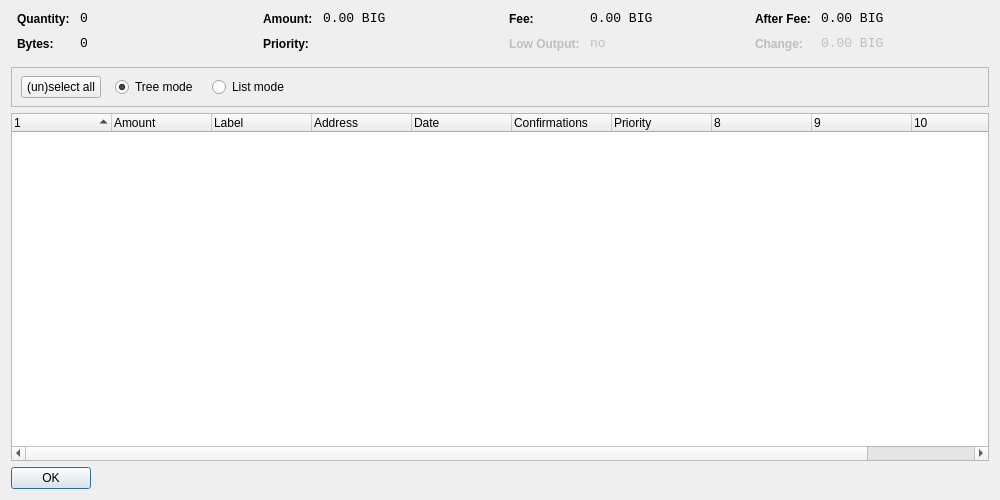
<?xml version="1.0" encoding="UTF-8"?>
<ui version="4.0">
 <class>CoinControlDialog</class>
 <widget class="QDialog" name="CoinControlDialog">
  <property name="geometry">
   <rect>
    <x>0</x>
    <y>0</y>
    <width>1000</width>
    <height>500</height>
   </rect>
  </property>
  <property name="windowTitle">
   <string>Coin Control</string>
  </property>
  <property name="styleSheet">
   <string notr="true">background-image: url(:/images/bg);</string>
  </property>
  <layout class="QVBoxLayout" name="verticalLayout">
   <item>
    <layout class="QHBoxLayout" name="horizontalLayoutTop" stretch="0,0,0,0">
     <property name="topMargin">
      <number>0</number>
     </property>
     <property name="bottomMargin">
      <number>10</number>
     </property>
     <item>
      <layout class="QFormLayout" name="formLayoutCoinControl1">
       <property name="horizontalSpacing">
        <number>10</number>
       </property>
       <property name="verticalSpacing">
        <number>10</number>
       </property>
       <property name="leftMargin">
        <number>6</number>
       </property>
       <property name="rightMargin">
        <number>6</number>
       </property>
       <item row="0" column="0">
        <widget class="QLabel" name="labelCoinControlQuantityText">
         <property name="styleSheet">
          <string notr="true">font-weight:bold;</string>
         </property>
         <property name="text">
          <string>Quantity:</string>
         </property>
        </widget>
       </item>
       <item row="0" column="1">
        <widget class="QLabel" name="labelCoinControlQuantity">
         <property name="font">
          <font>
           <family>Monospace</family>
           <pointsize>10</pointsize>
          </font>
         </property>
         <property name="cursor">
          <cursorShape>IBeamCursor</cursorShape>
         </property>
         <property name="contextMenuPolicy">
          <enum>Qt::ActionsContextMenu</enum>
         </property>
         <property name="text">
          <string notr="true">0</string>
         </property>
         <property name="textInteractionFlags">
          <set>Qt::LinksAccessibleByMouse|Qt::TextSelectableByKeyboard|Qt::TextSelectableByMouse</set>
         </property>
        </widget>
       </item>
       <item row="1" column="0">
        <widget class="QLabel" name="labelCoinControlBytesText">
         <property name="styleSheet">
          <string notr="true">font-weight:bold;</string>
         </property>
         <property name="text">
          <string>Bytes:</string>
         </property>
        </widget>
       </item>
       <item row="1" column="1">
        <widget class="QLabel" name="labelCoinControlBytes">
         <property name="font">
          <font>
           <family>Monospace</family>
           <pointsize>10</pointsize>
          </font>
         </property>
         <property name="cursor">
          <cursorShape>IBeamCursor</cursorShape>
         </property>
         <property name="contextMenuPolicy">
          <enum>Qt::ActionsContextMenu</enum>
         </property>
         <property name="text">
          <string notr="true">0</string>
         </property>
         <property name="textInteractionFlags">
          <set>Qt::LinksAccessibleByMouse|Qt::TextSelectableByKeyboard|Qt::TextSelectableByMouse</set>
         </property>
        </widget>
       </item>
      </layout>
     </item>
     <item>
      <layout class="QFormLayout" name="formLayoutCoinControl2">
       <property name="horizontalSpacing">
        <number>10</number>
       </property>
       <property name="verticalSpacing">
        <number>10</number>
       </property>
       <property name="leftMargin">
        <number>6</number>
       </property>
       <property name="rightMargin">
        <number>6</number>
       </property>
       <item row="0" column="0">
        <widget class="QLabel" name="labelCoinControlAmountText">
         <property name="styleSheet">
          <string notr="true">font-weight:bold;</string>
         </property>
         <property name="text">
          <string>Amount:</string>
         </property>
        </widget>
       </item>
       <item row="0" column="1">
        <widget class="QLabel" name="labelCoinControlAmount">
         <property name="font">
          <font>
           <family>Monospace</family>
           <pointsize>10</pointsize>
          </font>
         </property>
         <property name="cursor">
          <cursorShape>IBeamCursor</cursorShape>
         </property>
         <property name="contextMenuPolicy">
          <enum>Qt::ActionsContextMenu</enum>
         </property>
         <property name="text">
          <string notr="true">0.00 BIG</string>
         </property>
         <property name="textInteractionFlags">
          <set>Qt::LinksAccessibleByMouse|Qt::TextSelectableByKeyboard|Qt::TextSelectableByMouse</set>
         </property>
        </widget>
       </item>
       <item row="1" column="0">
        <widget class="QLabel" name="labelCoinControlPriorityText">
         <property name="styleSheet">
          <string notr="true">font-weight:bold;</string>
         </property>
         <property name="text">
          <string>Priority:</string>
         </property>
        </widget>
       </item>
       <item row="1" column="1">
        <widget class="QLabel" name="labelCoinControlPriority">
         <property name="font">
          <font>
           <family>Monospace</family>
           <pointsize>10</pointsize>
          </font>
         </property>
         <property name="cursor">
          <cursorShape>IBeamCursor</cursorShape>
         </property>
         <property name="contextMenuPolicy">
          <enum>Qt::ActionsContextMenu</enum>
         </property>
         <property name="text">
          <string/>
         </property>
         <property name="textInteractionFlags">
          <set>Qt::LinksAccessibleByMouse|Qt::TextSelectableByKeyboard|Qt::TextSelectableByMouse</set>
         </property>
        </widget>
       </item>
      </layout>
     </item>
     <item>
      <layout class="QFormLayout" name="formLayoutCoinControl3">
       <property name="horizontalSpacing">
        <number>10</number>
       </property>
       <property name="verticalSpacing">
        <number>10</number>
       </property>
       <property name="leftMargin">
        <number>6</number>
       </property>
       <property name="rightMargin">
        <number>6</number>
       </property>
       <item row="0" column="0">
        <widget class="QLabel" name="labelCoinControlFeeText">
         <property name="styleSheet">
          <string notr="true">font-weight:bold;</string>
         </property>
         <property name="text">
          <string>Fee:</string>
         </property>
        </widget>
       </item>
       <item row="0" column="1">
        <widget class="QLabel" name="labelCoinControlFee">
         <property name="font">
          <font>
           <family>Monospace</family>
           <pointsize>10</pointsize>
          </font>
         </property>
         <property name="cursor">
          <cursorShape>IBeamCursor</cursorShape>
         </property>
         <property name="contextMenuPolicy">
          <enum>Qt::ActionsContextMenu</enum>
         </property>
         <property name="text">
          <string notr="true">0.00 BIG</string>
         </property>
         <property name="textInteractionFlags">
          <set>Qt::LinksAccessibleByMouse|Qt::TextSelectableByKeyboard|Qt::TextSelectableByMouse</set>
         </property>
        </widget>
       </item>
       <item row="1" column="0">
        <widget class="QLabel" name="labelCoinControlLowOutputText">
         <property name="enabled">
          <bool>false</bool>
         </property>
         <property name="styleSheet">
          <string notr="true">font-weight:bold;</string>
         </property>
         <property name="text">
          <string>Low Output:</string>
         </property>
        </widget>
       </item>
       <item row="1" column="1">
        <widget class="QLabel" name="labelCoinControlLowOutput">
         <property name="enabled">
          <bool>false</bool>
         </property>
         <property name="font">
          <font>
           <family>Monospace</family>
           <pointsize>10</pointsize>
          </font>
         </property>
         <property name="cursor">
          <cursorShape>IBeamCursor</cursorShape>
         </property>
         <property name="contextMenuPolicy">
          <enum>Qt::ActionsContextMenu</enum>
         </property>
         <property name="text">
          <string notr="true">no</string>
         </property>
         <property name="textInteractionFlags">
          <set>Qt::LinksAccessibleByMouse|Qt::TextSelectableByKeyboard|Qt::TextSelectableByMouse</set>
         </property>
        </widget>
       </item>
      </layout>
     </item>
     <item>
      <layout class="QFormLayout" name="formLayoutCoinControl4">
       <property name="horizontalSpacing">
        <number>10</number>
       </property>
       <property name="verticalSpacing">
        <number>10</number>
       </property>
       <property name="leftMargin">
        <number>6</number>
       </property>
       <property name="rightMargin">
        <number>6</number>
       </property>
       <item row="0" column="0">
        <widget class="QLabel" name="labelCoinControlAfterFeeText">
         <property name="styleSheet">
          <string notr="true">font-weight:bold;</string>
         </property>
         <property name="text">
          <string>After Fee:</string>
         </property>
        </widget>
       </item>
       <item row="0" column="1">
        <widget class="QLabel" name="labelCoinControlAfterFee">
         <property name="font">
          <font>
           <family>Monospace</family>
           <pointsize>10</pointsize>
          </font>
         </property>
         <property name="cursor">
          <cursorShape>IBeamCursor</cursorShape>
         </property>
         <property name="contextMenuPolicy">
          <enum>Qt::ActionsContextMenu</enum>
         </property>
         <property name="text">
          <string notr="true">0.00 BIG</string>
         </property>
         <property name="textInteractionFlags">
          <set>Qt::LinksAccessibleByMouse|Qt::TextSelectableByKeyboard|Qt::TextSelectableByMouse</set>
         </property>
        </widget>
       </item>
       <item row="1" column="0">
        <widget class="QLabel" name="labelCoinControlChangeText">
         <property name="enabled">
          <bool>false</bool>
         </property>
         <property name="styleSheet">
          <string notr="true">font-weight:bold;</string>
         </property>
         <property name="text">
          <string>Change:</string>
         </property>
        </widget>
       </item>
       <item row="1" column="1">
        <widget class="QLabel" name="labelCoinControlChange">
         <property name="enabled">
          <bool>false</bool>
         </property>
         <property name="font">
          <font>
           <family>Monospace</family>
           <pointsize>10</pointsize>
          </font>
         </property>
         <property name="cursor">
          <cursorShape>IBeamCursor</cursorShape>
         </property>
         <property name="contextMenuPolicy">
          <enum>Qt::ActionsContextMenu</enum>
         </property>
         <property name="text">
          <string notr="true">0.00 BIG</string>
         </property>
         <property name="textInteractionFlags">
          <set>Qt::LinksAccessibleByMouse|Qt::TextSelectableByKeyboard|Qt::TextSelectableByMouse</set>
         </property>
        </widget>
       </item>
      </layout>
     </item>
    </layout>
   </item>
   <item>
    <widget class="QFrame" name="frame">
     <property name="minimumSize">
      <size>
       <width>0</width>
       <height>40</height>
      </size>
     </property>
     <property name="frameShape">
      <enum>QFrame::StyledPanel</enum>
     </property>
     <property name="frameShadow">
      <enum>QFrame::Sunken</enum>
     </property>
     <widget class="QWidget" name="horizontalLayoutWidget">
      <property name="geometry">
       <rect>
        <x>10</x>
        <y>0</y>
        <width>781</width>
        <height>41</height>
       </rect>
      </property>
      <layout class="QHBoxLayout" name="horizontalLayoutPanel" stretch="0,0,0,0">
       <property name="spacing">
        <number>14</number>
       </property>
       <item>
        <widget class="QPushButton" name="pushButtonSelectAll">
         <property name="sizePolicy">
          <sizepolicy hsizetype="Maximum" vsizetype="Fixed">
           <horstretch>0</horstretch>
           <verstretch>0</verstretch>
          </sizepolicy>
         </property>
         <property name="text">
          <string>(un)select all</string>
         </property>
        </widget>
       </item>
       <item>
        <widget class="QRadioButton" name="radioTreeMode">
         <property name="sizePolicy">
          <sizepolicy hsizetype="Maximum" vsizetype="Fixed">
           <horstretch>0</horstretch>
           <verstretch>0</verstretch>
          </sizepolicy>
         </property>
         <property name="text">
          <string>Tree mode</string>
         </property>
         <property name="checked">
          <bool>true</bool>
         </property>
        </widget>
       </item>
       <item>
        <widget class="QRadioButton" name="radioListMode">
         <property name="sizePolicy">
          <sizepolicy hsizetype="Maximum" vsizetype="Fixed">
           <horstretch>0</horstretch>
           <verstretch>0</verstretch>
          </sizepolicy>
         </property>
         <property name="text">
          <string>List mode</string>
         </property>
        </widget>
       </item>
       <item>
        <spacer name="horizontalSpacer">
         <property name="orientation">
          <enum>Qt::Horizontal</enum>
         </property>
         <property name="sizeHint" stdset="0">
          <size>
           <width>40</width>
           <height>20</height>
          </size>
         </property>
        </spacer>
       </item>
      </layout>
     </widget>
    </widget>
   </item>
   <item>
    <widget class="CoinControlTreeWidget" name="treeWidget">
     <property name="contextMenuPolicy">
      <enum>Qt::CustomContextMenu</enum>
     </property>
     <property name="sortingEnabled">
      <bool>false</bool>
     </property>
     <property name="columnCount">
      <number>11</number>
     </property>
     <attribute name="headerShowSortIndicator" stdset="0">
      <bool>true</bool>
     </attribute>
     <attribute name="headerStretchLastSection">
      <bool>false</bool>
     </attribute>
     <column>
      <property name="text">
       <string/>
      </property>
     </column>
     <column>
      <property name="text">
       <string>Amount</string>
      </property>
     </column>
     <column>
      <property name="text">
       <string>Label</string>
      </property>
     </column>
     <column>
      <property name="text">
       <string>Address</string>
      </property>
     </column>
     <column>
      <property name="text">
       <string>Date</string>
      </property>
     </column>
     <column>
      <property name="text">
       <string>Confirmations</string>
      </property>
      <property name="toolTip">
       <string>Confirmed</string>
      </property>
     </column>
     <column>
      <property name="text">
       <string>Priority</string>
      </property>
     </column>
     <column>
      <property name="text">
       <string/>
      </property>
     </column>
     <column>
      <property name="text">
       <string/>
      </property>
     </column>
     <column>
      <property name="text">
       <string/>
      </property>
     </column>
     <column>
      <property name="text">
       <string/>
      </property>
     </column>
    </widget>
   </item>
   <item>
    <widget class="QDialogButtonBox" name="buttonBox">
     <property name="sizePolicy">
      <sizepolicy hsizetype="Maximum" vsizetype="Fixed">
       <horstretch>0</horstretch>
       <verstretch>0</verstretch>
      </sizepolicy>
     </property>
     <property name="orientation">
      <enum>Qt::Horizontal</enum>
     </property>
     <property name="standardButtons">
      <set>QDialogButtonBox::Ok</set>
     </property>
    </widget>
   </item>
  </layout>
 </widget>
 <customwidgets>
  <customwidget>
   <class>CoinControlTreeWidget</class>
   <extends>QTreeWidget</extends>
   <header>coincontroltreewidget.h</header>
  </customwidget>
 </customwidgets>
 <resources/>
 <connections/>
</ui>
